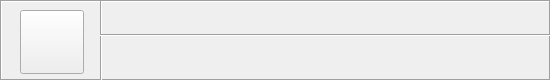
   <widget class="QFrame" name="Video_frame">
    <property name="geometry">
     <rect>
      <x>40</x>
      <y>130</y>
      <width>551</width>
      <height>81</height>
     </rect>
    </property>
    <property name="frameShape">
     <enum>QFrame::Box</enum>
    </property>
    <property name="frameShadow">
     <enum>QFrame::Sunken</enum>
    </property>
    <widget class="QFrame" name="frame_border2">
     <property name="geometry">
      <rect>
       <x>0</x>
       <y>0</y>
       <width>102</width>
       <height>81</height>
      </rect>
     </property>
     <property name="frameShape">
      <enum>QFrame::Box</enum>
     </property>
     <property name="frameShadow">
      <enum>QFrame::Sunken</enum>
     </property>
     <widget class="QPushButton" name="video_button">
      <property name="geometry">
       <rect>
        <x>20</x>
        <y>10</y>
        <width>64</width>
        <height>64</height>
       </rect>
      </property>
      <property name="font">
       <font>
        <family>Arial</family>
        <pointsize>16</pointsize>
        <weight>9</weight>
        <italic>false</italic>
        <bold>false</bold>
       </font>
      </property>
      <property name="toolTip">
       <string>Load video</string>
      </property>
      <property name="autoFillBackground">
       <bool>true</bool>
      </property>
      <property name="styleSheet">
       <string notr="true">font: 75 16pt &quot;Arial&quot;;
</string>
      </property>
      <property name="text">
       <string/>
      </property>
     </widget>
    </widget>
    <widget class="QFrame" name="frame_2">
     <property name="geometry">
      <rect>
       <x>100</x>
       <y>0</y>
       <width>451</width>
       <height>36</height>
      </rect>
     </property>
     <property name="frameShape">
      <enum>QFrame::Box</enum>
     </property>
     <property name="frameShadow">
      <enum>QFrame::Sunken</enum>
     </property>
    </widget>
   </widget>
